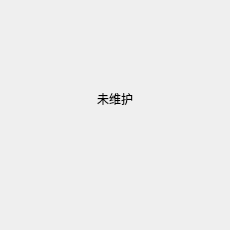
<?xml version="1.0" encoding="UTF-8"?>
<ui version="4.0">
 <class>SysMaintainStatusWgt</class>
 <widget class="QWidget" name="SysMaintainStatusWgt">
  <property name="geometry">
   <rect>
    <x>0</x>
    <y>0</y>
    <width>230</width>
    <height>230</height>
   </rect>
  </property>
  <property name="windowTitle">
   <string>SysMaintainStatusWgt</string>
  </property>
  <widget class="QLabel" name="BkMovieLab">
   <property name="geometry">
    <rect>
     <x>0</x>
     <y>0</y>
     <width>230</width>
     <height>230</height>
    </rect>
   </property>
   <property name="text">
    <string/>
   </property>
   <property name="status" stdset="0">
    <string>not_maintain</string>
   </property>
  </widget>
  <widget class="QLabel" name="MaintainStatusLab">
   <property name="geometry">
    <rect>
     <x>0</x>
     <y>81</y>
     <width>230</width>
     <height>35</height>
    </rect>
   </property>
   <property name="text">
    <string>未维护</string>
   </property>
   <property name="alignment">
    <set>Qt::AlignCenter</set>
   </property>
   <property name="status" stdset="0">
    <string>not_maintain</string>
   </property>
  </widget>
  <widget class="QLabel" name="ProgressLab">
   <property name="geometry">
    <rect>
     <x>0</x>
     <y>137</y>
     <width>230</width>
     <height>37</height>
    </rect>
   </property>
   <property name="text">
    <string/>
   </property>
   <property name="alignment">
    <set>Qt::AlignCenter</set>
   </property>
  </widget>
 </widget>
 <layoutdefault spacing="6" margin="11"/>
 <resources/>
 <connections/>
</ui>
